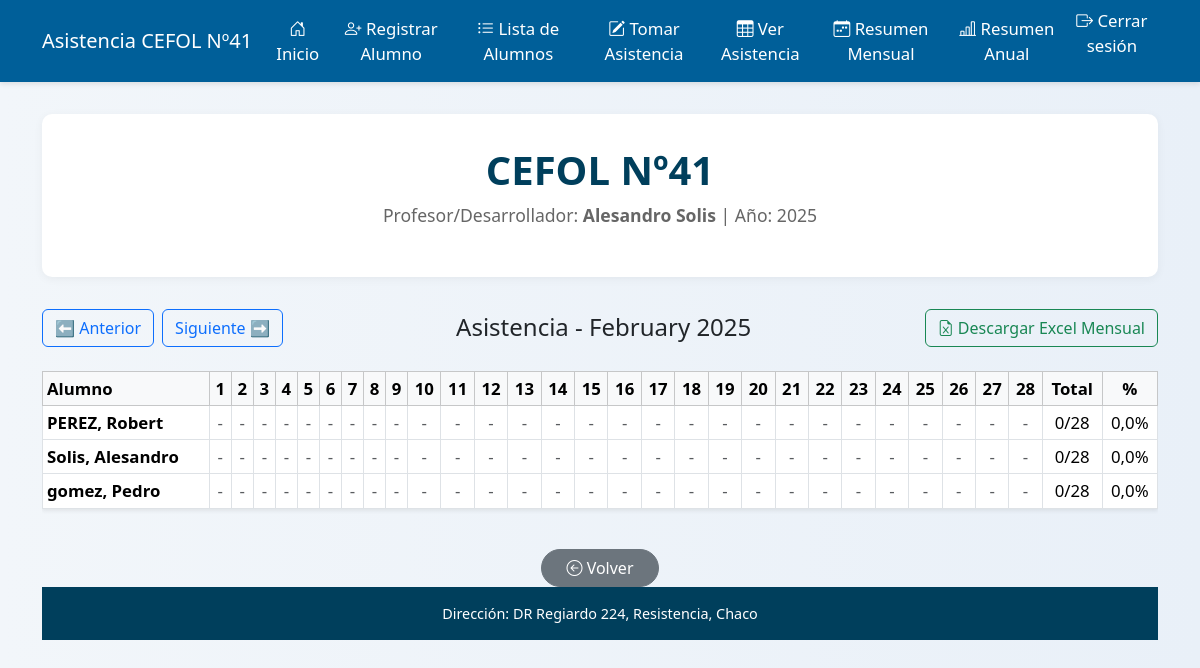
The app's page /asistencia/mes/2/2025/ (signed in) with its own data.
### control/models.py (models this page shows)
class Alumno(models.Model):
    usuario = models.ForeignKey(User, on_delete=models.CASCADE)  # 🔐 Nuevo campo
    nombre = models.CharField(max_length=100)
    apellido = models.CharField(max_length=100)
    def __str__(self):
        return f"{self.apellido}, {self.nombre}"

### control/views.py (the view)
# urls.py: path('asistencia/mes/<int:mes>/<int:anio>/', views.asistencia_por_mes, name='asistencia_por_mes'),
@login_required
def asistencia_por_mes(request, mes=None, anio=None):
    if not anio:
        anio = date.today().year
    if not mes:
        mes = date.today().month
    alumnos = Alumno.objects.filter(usuario=request.user)
    dias_del_mes = calendar.monthrange(anio, mes)[1]
    fechas_mes = [date(anio, mes, d) for d in range(1, dias_del_mes + 1)]
    datos_asistencia = []
    for alumno in alumnos:
        asistencias = Asistencia.objects.filter(alumno=alumno, fecha__month=mes, fecha__year=anio)
        asistencia_dict = {a.fecha: a.presente for a in asistencias}
        presentes = sum(1 for dia in fechas_mes if asistencia_dict.get(dia, False))
        porcentaje = round((presentes / len(fechas_mes)) * 100, 2)
        datos_asistencia.append({
            'alumno': alumno,
            'asistencias': asistencia_dict,
            'presentes': presentes,
            'total_dias': len(fechas_mes),
            'porcentaje': porcentaje,
        })
    mes_anterior = mes - 1 if mes > 1 else 12
    mes_siguiente = mes + 1 if mes < 12 else 1
    context = {
        'datos_asistencia': datos_asistencia,
        'fechas_mes': fechas_mes,
        'nombre_mes': calendar.month_name[mes],
        'anio': anio,
        'mes_anterior': mes_anterior,
        'mes_siguiente': mes_siguiente,
        'mes': mes,
    }
    return render(request, 'control/asistencia_por_mes.html', context)

### control/templates/control/asistencia_por_mes.html
{% extends 'control/base.html' %}
{% load custom_tags %}
{% block content %}
<div class="d-flex flex-wrap justify-content-between align-items-center mb-4">
    <div class="d-flex gap-2">
        <a class="btn btn-outline-primary" href="{% url 'asistencia_por_mes' mes=mes_anterior anio=anio %}">
            ⬅ Anterior
        </a>
        <a class="btn btn-outline-primary" href="{% url 'asistencia_por_mes' mes=mes_siguiente anio=anio %}">
            Siguiente ➡
        </a>
    </div>
    <h4 class="mb-0 text-center flex-grow-1">Asistencia - {{ nombre_mes }} {{ anio }}</h4>
    <div class="d-flex justify-content-end">
        <a href="{% url 'descargar_asistencia_mensual' mes anio %}" class="btn btn-outline-success">
            <i class="bi bi-file-earmark-excel"></i> Descargar Excel Mensual
        </a>
    </div>
</div>
<div class="table-responsive">
    <table class="table table-bordered table-sm align-middle text-center shadow-sm">
        <thead class="table-light">
            <tr>
                <th class="text-start">Alumno</th>
                {% for fecha in fechas_mes %}
                    <th>{{ fecha.day }}</th>
                {% endfor %}
                <th>Total</th>
                <th>%</th>
            </tr>
        </thead>
        <tbody>
            {% for dato in datos_asistencia %}
            <tr>
                <td class="text-start fw-semibold">{{ dato.alumno }}</td>
                {% for fecha in fechas_mes %}
                    {% if fecha in dato.asistencias %}
                        {% if dato.asistencias|get_item:fecha %}
                            <td class="text-success fw-bold">P</td>
                        {% else %}
                            <td class="text-danger fw-bold">A</td>
                        {% endif %}
                    {% else %}
                        <td class="text-muted">-</td>
                    {% endif %}
                {% endfor %}
                <td>{{ dato.presentes }}/{{ dato.total_dias }}</td>
                <td>{{ dato.porcentaje }}%</td>
            </tr>
            {% endfor %}
        </tbody>
    </table>
</div>
<div class="mt-4 text-center">
    <a href="{% url 'ver_asistencia' %}" class="btn btn-secondary rounded-pill px-4">
        <i class="bi bi-arrow-left-circle"></i> Volver
    </a>
</div>
{% endblock %}

### control/templates/control/base.html (style rules this page uses)
body { background: linear-gradient(to right, #f2f6fa, #e9f0f8); min-height: 100vh; display: flex; flex-direction: column; font-size: 1.05rem; }

### records on screen
Alumno: alumno "PEREZ, Robert", presentes "0", total_dias "28", porcentaje "0,0"
Alumno: alumno "Solis, Alesandro", presentes "0", total_dias "28", porcentaje "0,0"
Alumno: alumno "gomez, Pedro", presentes "0", total_dias "28", porcentaje "0,0"

### other values on screen
{{ nombre_mes }} "February"
{{ anio }} "2025"
{{ fecha.day }} "1" "2" "3" "4" "5" "6" "7" "8" "9" "10" "11" "12" "13" "14" "15" "16" "17" "18" "19" "20" "21" "22" "23" "24" "25" "26" "27" "28"
